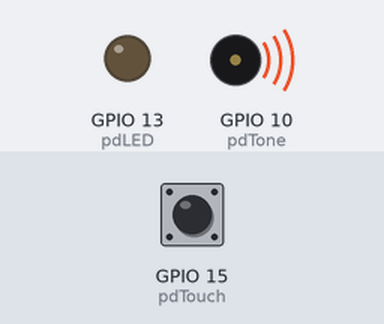
The sketch below on a simulated ESP32. On the bench: output pins drawn as LEDs (lit = HIGH), buzzer (waves = sounding). The test bench sets the inputs (shaded band); at power-on: GPIO 15 (pdTouch) HIGH. What the sketch prints to the serial monitor is not drawn.

Above: at 0.1 s.
Timing chart, 0 to 1.6 s (numbered marks = the images above):
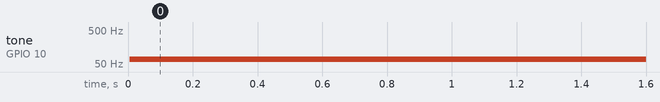

The sketch:

test_Teensy_touch.ino
```cpp
/*
  test_Teensy_touch
  Author: Charles B. Malloch, PhD
  Date: 2014-02-23

  This program reads the values from a touch sensor and uses them to make
  a tone on a speaker to demonstrate the sensitivity of such a sensor.
  It also uses the touch sensor as a switch by determining whether the
  value is high enough to be considered a touch.

*/

const int BAUDRATE = 115200;

const int pdTone = 10;
const int pdLED = 13;
const int pdTouch = 15;

int threshold;

void setup () {
  Serial.begin ( BAUDRATE );
  pinMode ( pdLED, OUTPUT );

  /*
    I don't know, and don't *want* to know ahead of time what the value returned
    from the touch sensor will be. I figure it out by reading it a bunch of times
    and seeing how big it gets. Then I add a little as a cushion.

    If I wanted to be really sophisticated, I'd store the sum and the sum of the squares
    of the values, and use statistics to determine mean and standard deviation, and
    then set the threshold to be 2 or 3 sigma above the mean.

    References: http://en.wikipedia.org/wiki/Variance and
                http://en.wikipedia.org/wiki/Algebraic_formula_for_the_variance

    The code for this would be:

      const int nLoops = 1000;
      unsigned long sum = 0, sum2 = 0;
      for ( int i = 0; i < nLoops; i++ ) {
        int v = touchRead ( pdTouch );
        sum += v;
        sum2 += v * v;
      }
      float mean = sum / nLoops;
      float variance = sum2 / nLoops - mean * mean;
      threshold = int ( mean + 2 * sqrt ( variance ) );
      Serial.print ( "mean: " ); Serial.println ( mean );
      Serial.print ( "variance: " ); Serial.println ( variance );
      Serial.print ( "std dev: " ); Serial.println ( sqrt ( variance ) );
      Serial.print ( "threshold: " ); Serial.println ( threshold );

    Math geek note: The above use of the mean and standard deviation ASSUMES THAT THE
    RANDOM VARIABLE IS NORMALLY DISTRIBUTED. This is in general a reasonable assumption,
    but strictly speaking even in this case it's not quite true!

  */

  unsigned long peak = 0;
  for ( int i = 0; i < 1000; i++ ) {
    int v = touchRead ( pdTouch );
    if ( v >  peak ) peak = v;
  }
  threshold = peak + 10;

}

void loop () {
  int t = touchRead ( pdTouch );
  Serial.println ( t );
  tone ( pdTone, t );
  // "t > threshold" evaluates to 1 if true, 0 if false
  // and 0 and 1 in turn correspond to LOW and HIGH.
  digitalWrite ( pdLED, t > threshold );
  delay ( 100 );
}
```

Measured:
- by itself, tone on GPIO 10 (pdTone): silent → 70 Hz at 0.01 s
